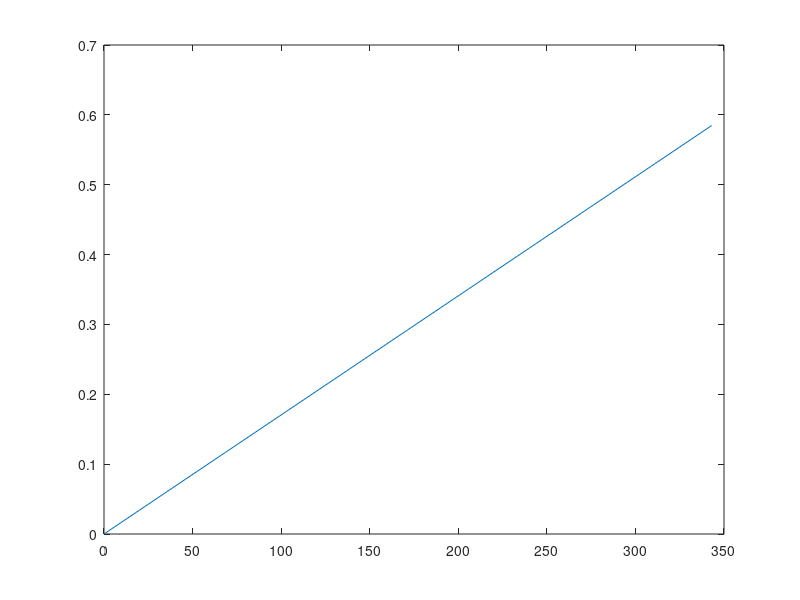

Write MATLAB code to recreate this figure.
%% Pitch Roll Coupling Calculation
    %The goal of this to to be able to plot the pitching freqency of the
    %rocket next to the spin data to show the quick passby
    %define variables
    density = 1.2; %density in kg/m^3
    velocity = 343*[0:.1:1]; % get velocity from other script, for now it is mach 0-1
    q = 1/2*density*velocity.^2; %dynamic pressure, ideally get this from the other script
    Rocket_cd = 0.7;%Cd of the rocket based on RasAeroSims
    finwidth = 3*0.0254;
    finthickness = .005;
    Stability_Margin = 2; %use data from the simulation here too
    d = 2; %diameter of the rocket in in
    Ixx = 30;%the yaw and pitch moment of interita of the rocket
    Izz = .1;%the roll moment of the rocket, much smaller than Ixx
    C_m_alpha = -Rocket_cd*Stability_Margin*d*0.0254/2; %calculating the moment
    %divided by the area) caused by a small angle sinx = x at small angles
    A_ref = pi*0.0254*d + 3*finwidth*finthickness; %cross sectional area of the rocket

    pitchfreq = (sqrt(-q*A_ref*C_m_alpha/(Ixx-Izz)))/(2*pi);
    plot(velocity, pitchfreq)
    
%% Instability Caused by offcenter mass
   %The goal of this is to show the force caused by an unbalanced rocket
   %mass. This will lead to internal stresses in the rocket and has
   %potential to change the angle of attack of the rocket
   spinspeed = 20; %spin speed of rocket in radians per second
   w = spinspeed*2*pi;%spin speed of rocket in radians per second
   %borrows d from above
   m = .005; %offset mass (in kg)
   force = m*d/2*w^2